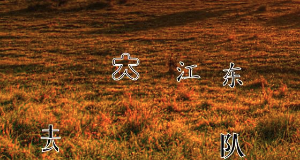
#> input picture cv2/do/captcha_big2.png, 300 x 161 px
$ python color_quantization.py
#> lines starting #> are read from the running program, lines starting #| are printed output that depends on the picture
import numpy as np
import cv2
img = cv2.imread('captcha_big2.png')
#> img is the input picture: shape (161, 300, 3); mean B, G, R 29.1, 68.9, 119.4
Z = img.reshape((-1,3))
# convert to np.float32
Z = np.float32(Z)
# define criteria, number of clusters(K) and apply kmeans()
criteria = (cv2.TERM_CRITERIA_EPS + cv2.TERM_CRITERIA_MAX_ITER, 10, 1.0)
K = 3
ret,label,center=cv2.kmeans(Z,K,None,criteria,10,cv2.KMEANS_RANDOM_CENTERS)
#> ret = 58441190.5; center = [[35.23, 91.56, 163.6], [18.53, 47.96, 85.02], [202.5, 214.7, 223.1]]
# Now convert back into uint8, and make original image
center = np.uint8(center)
#> center = [[35, 91, 163], [18, 47, 85], [202, 214, 223]]
res = center[label.flatten()]
res2 = res.reshape((img.shape))
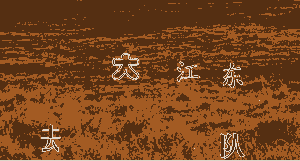
#> res2: shape (161, 300, 3); mean B, G, R 28.7, 68.1, 119.1
cv2.imshow('res2',res2)
cv2.waitKey(0)
cv2.destroyAllWindows()

$ run again, with cv2/do/captcha_big1.png copied over cv2/do/captcha_big2.png
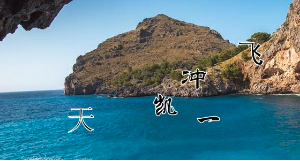
#> input picture cv2/do/captcha_big1.png, 300 x 161 px
#> img is the input picture: shape (161, 300, 3); mean B, G, R 142.5, 129.3, 86.6
#> `ret,label,center=cv2.kmeans(Z,K,None,criteria,10,cv2.KMEANS_RANDOM_CEN..`: ret = 120581248.9; center = [[223.7, 205.4, 173.4], [68.9, 83.11, 96], [142.5, 109.5, 9.3]]
#> `center = np.uint8(center)`: center = [[223, 205, 173], [68, 83, 96], [142, 109, 9]]
#> `res2 = res.reshape((img.shape))`:
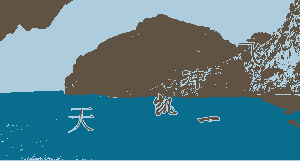
#> res2: shape (161, 300, 3); mean B, G, R 141.8, 129, 86.3

$ run again, with cv2/do/captcha_big3.png copied over cv2/do/captcha_big2.png
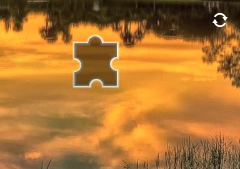
#> input picture cv2/do/captcha_big3.png, 240 x 169 px
#> img is the input picture: shape (169, 240, 3); mean B, G, R 50, 116.3, 174.2
#> `ret,label,center=cv2.kmeans(Z,K,None,criteria,10,cv2.KMEANS_RANDOM_CEN..`: ret = 45433779.9; center = [[57.65, 112.1, 164.1], [21.46, 46.4, 65.08], [57.29, 154.9, 237.4]]
#> `center = np.uint8(center)`: center = [[57, 112, 164], [21, 46, 65], [57, 154, 237]]
#> `res2 = res.reshape((img.shape))`:
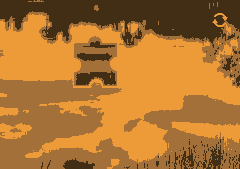
#> res2: shape (169, 240, 3); mean B, G, R 49.5, 115.9, 174

$ run again, with cv2/do/captcha1.png copied over cv2/do/captcha_big2.png
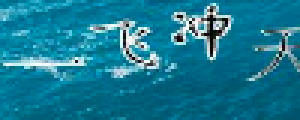
#> input picture cv2/do/captcha1.png, 100 x 40 px (shown 3 times larger)
#> img is the input picture: shape (40, 100, 3); mean B, G, R 147.8, 122.1, 22.6
#> `ret,label,center=cv2.kmeans(Z,K,None,criteria,10,cv2.KMEANS_RANDOM_CEN..`: ret = 4986409.7; label = 4000 values, max 2 at index 0, min 0 at index 170, mean 1.26; center = [[214.4, 204.9, 159.8], [124.5, 98.04, 2.58], [160.1, 130.4, 9.5]]
#> `center = np.uint8(center)`: center = [[214, 204, 159], [124, 98, 2], [160, 130, 9]]
#> `res2 = res.reshape((img.shape))`:
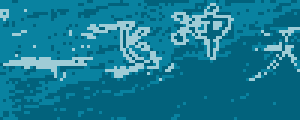
#> res2: shape (40, 100, 3) (shown 3 times larger); mean B, G, R 147.5, 121.8, 22.1
